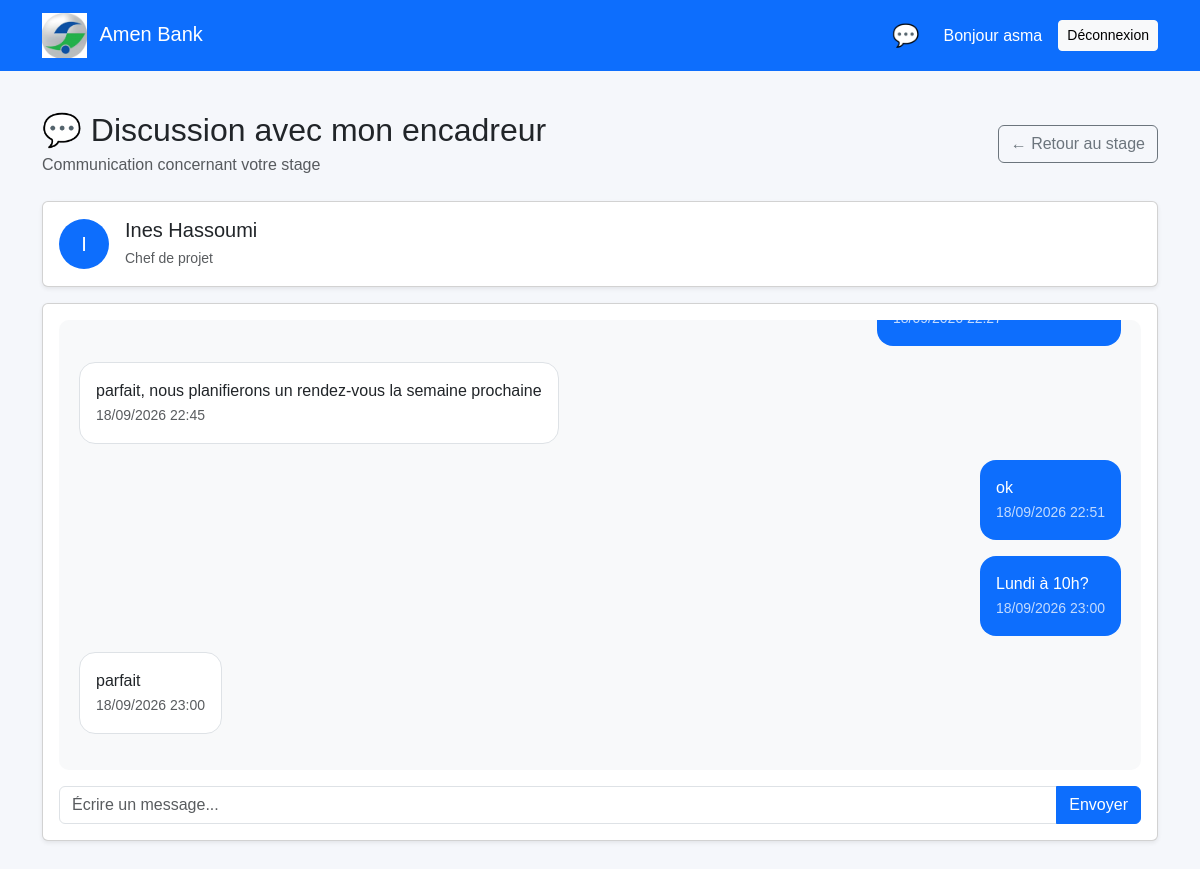
The page /student/chat/2 (signed in) on the database its author committed.
### models/user.py (models this page shows)
class User(db.Model):
    id = db.Column(db.Integer, primary_key=True)
    nom = db.Column(db.String(100))
    prenom = db.Column(db.String(100))
    email = db.Column(db.String(150), unique=True)
    password = db.Column(db.String(255))
    role = db.Column(db.String(30))

### models/supervisor.py (models this page shows)
class Supervisor(db.Model):
    __tablename__ = "supervisor"
    id = db.Column(
        db.Integer,
        primary_key=True
    )
    user_id = db.Column(
        db.Integer,
        db.ForeignKey("user.id"),
        nullable=False
    )
    fonction = db.Column(
        db.String(150)
    )
    specialite = db.Column(
        db.String(150)
    )
    telephone = db.Column(
        db.String(30)
    )
    user = db.relationship(
        "User",
        backref="supervisor",
        foreign_keys=[user_id]
    )
    internships = db.relationship(
        "Intership",
        back_populates="supervisor",
        lazy=True
    )

### models/Message.py (models this page shows)
class Message(db.Model):
    __tablename__ = "message"
    id = db.Column(db.Integer, primary_key=True)
    sender_id = db.Column(
        db.Integer,
        db.ForeignKey("user.id"),
        nullable=False
    )
    receiver_id = db.Column(
        db.Integer,
        db.ForeignKey("user.id"),
        nullable=False
    )
    contenu = db.Column(
        db.Text,
        nullable=False
    )
    date_envoi = db.Column(
        db.DateTime,
        default=datetime.utcnow
    )
    lu = db.Column(
        db.Boolean,
        default=False
    )

### app.py (the view)
@app.route('/student/chat/<int:internship_id>')
def student_chat(internship_id):
    if not session.get("user_id"):
        return redirect(url_for("login"))
    student_user_id = session.get("user_id")
    student = Student.query.filter_by(
        user_id=student_user_id
    ).first_or_404()
    internship = Intership.query.filter_by(
        id=internship_id,
        student_id=student.id
    ).first_or_404()
    if not internship.supervisor_id:
        flash("Aucun encadreur n'est encore affecté à ce stage.", "warning")
        return redirect(url_for("student_internship"))
    supervisor = Supervisor.query.filter_by(
        id=internship.supervisor_id
    ).first_or_404()
    supervisor_user_id = supervisor.user_id
    messages = Message.query.filter(
        or_(
            and_(
                Message.sender_id == student_user_id,
                Message.receiver_id == supervisor_user_id
            ),
            and_(
                Message.sender_id == supervisor_user_id,
                Message.receiver_id == student_user_id
            )
        )
    ).order_by(
        Message.date_envoi.asc()
    ).all()
    Message.query.filter(
        Message.sender_id == supervisor_user_id,
        Message.receiver_id == student_user_id,
        Message.lu == False
    ).update(
        {Message.lu: True},
        synchronize_session=False
    )
    db.session.commit()
    return render_template(
        "student/chat.html",
        internship=internship,
        supervisor=supervisor,
        messages=messages
    )

### app.py (called while the page is built)
@app.context_processor
def inject_notifications():
    if session.get("user_id"):
        unread_notifications = Notification.query.filter_by(
            user_id=session.get("user_id"),
            lu=False
        ).count()
    else:
        unread_notifications = 0
    return {
        "unread_notifications": unread_notifications
    }

@app.context_processor
def inject_student_chat_data():
    unread_messages = 0
    student_internship = None
    if session.get("user_id"):
        user_id = session.get("user_id")
        unread_messages = Message.query.filter_by(
            receiver_id=user_id,
            lu=False
        ).count()
        student = Student.query.filter_by(
            user_id=user_id
        ).first()
        if student:
            student_internship = Intership.query.filter(
                Intership.student_id == student.id,
                Intership.supervisor_id.isnot(None)
            ).first()
    return {
        "unread_messages": unread_messages,
        "student_internship": student_internship
    }

@app.context_processor
def inject_unread_messages():
    unread_messages = 0
    if session.get("user_id"):
        user_id = session.get("user_id")
        unread_messages = Message.query.filter_by(
            receiver_id=user_id,
            lu=False
        ).count()
    return {
        "unread_messages": unread_messages
    }

### template/student/chat.html (shortened to what this page needs)
{% extends 'base2.html' %}
{% block content %}
<div class="container py-4">
    <div class="d-flex justify-content-between align-items-center mb-4">
        <div>
            <h2 class="mb-1">
                💬 Discussion avec mon encadreur
            </h2>
            <p class="text-muted mb-0">
                Communication concernant votre stage
            </p>
        </div>
        <a href="{{ url_for('student_internship') }}"
           class="btn btn-outline-secondary">
            ← Retour au stage
        </a>
    </div>
    <div class="card shadow-sm mb-3">
        <div class="card-body">
            <div class="d-flex align-items-center">
                <div class="rounded-circle bg-primary text-white
                            d-flex align-items-center justify-content-center me-3"
                     style="width:50px;height:50px;font-size:20px;">
                    {{ supervisor.user.prenom[0] | upper }}
                </div>
                <div>
                    <h5 class="mb-1">
                        {{ supervisor.user.prenom }}
                        {{ supervisor.user.nom }}
                    </h5>
                    {% if supervisor.fonction %}
                        <small class="text-muted">
                            {{ supervisor.fonction }}
                        </small>
                    {% else %}
                        <small class="text-muted">
                            Encadreur
                        </small>
                    {% endif %}
                </div>
            </div>
        </div>
    </div>
    <div class="card shadow-sm">
        <div class="card-body">
            <div id="chat-box"
                 style="
                    height:450px;
                    overflow-y:auto;
                    background:#f8f9fa;
                    padding:20px;
                    border-radius:10px;
                 ">
                {% if messages %}
                    {% for message in messages %}
                        {% if message.sender_id == session.get("user_id") %}
                            <div class="d-flex justify-content-end mb-3">
                                <div class="bg-primary text-white p-3 rounded-4"
                                     style="max-width:70%;">
                                    <div>
                                        {{ message.contenu }}
                                    </div>
                                    <small class="opacity-75">
                                        {{ message.date_envoi.strftime('%d/%m/%Y %H:%M') }}
                                    </small>
                                </div>
                            </div>
                        {% else %}
                            <div class="d-flex justify-content-start mb-3">
                                <div class="bg-white border p-3 rounded-4"
                                     style="max-width:70%;">
                                    <div>
                                        {{ message.contenu }}
                                    </div>
                                    <small class="text-muted">
                                        {{ message.date_envoi.strftime('%d/%m/%Y %H:%M') }}
                                    </small>
                                </div>
                            </div>
                        {% endif %}
                    {% endfor %}
                {% endif %}
            </div>
            <form method="POST"
                  action="{{ url_for(
                      'student_send_message',
                      internship_id=internship.id
                  ) }}"
                  class="mt-3">
                <div class="input-group">
                    <input type="text"
                           name="contenu"
                           class="form-control"
                           placeholder="Écrire un message..."
                           autocomplete="off"
                           required>
                    <button type="submit"
                            class="btn btn-primary">
                        Envoyer
                    </button>
                </div>
            </form>
        </div>
    </div>
</div>
{% endblock %}

### static/css/css.css (style rules this page uses)
body { background-color: #f5f7fb; font-family: Arial, sans-serif; }

### rows shown on the page
User: user "I", user.prenom "Ines", user.nom "Hassoumi"
Supervisor: fonction "Chef de projet"
Message: contenu "parfait, nous planifierons un rendez-vous la semaine prochaine", date_envoi "18/09/2026 22:45"
Message: contenu "ok", date_envoi "18/09/2026 22:51"
Message: contenu "Lundi à 10h?", date_envoi "18/09/2026 23:00"
Message: contenu "parfait", date_envoi "18/09/2026 23:00"

### other values the page prints
{{ session.get("prenom") }} "asma"
